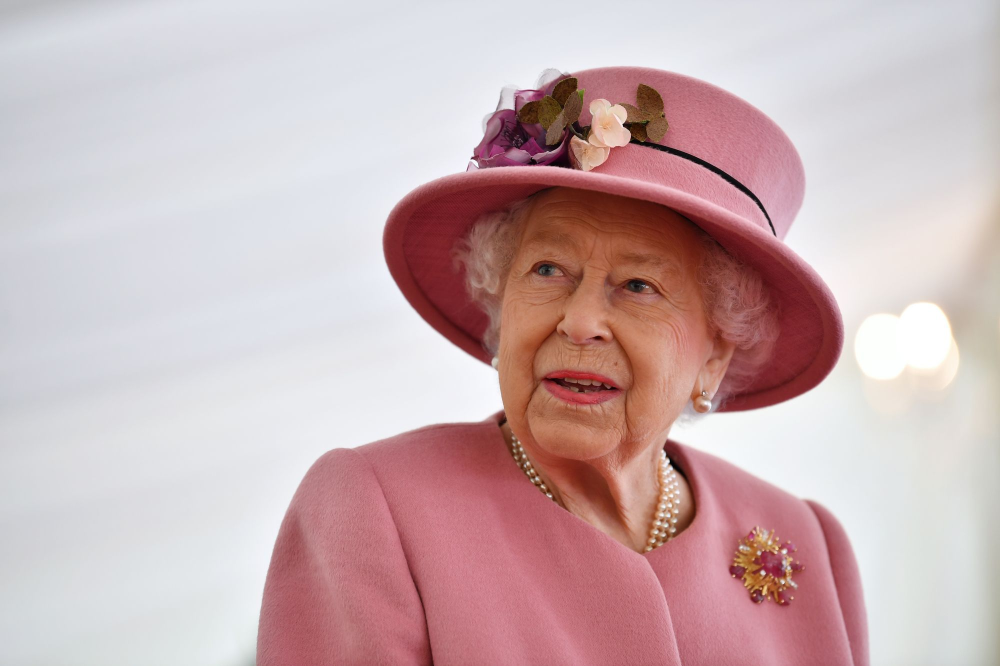
#> input picture dataset/Elizabeth.jpg, 2000 x 1332 px, found by its file name (shown at 1/2 size); its folder holds 4 pictures in this run
$ python main.py   (older library calls are emulated)
#> lines starting #> are read from the running program, lines starting #| are printed output that depends on the picture; pictures that were not available may be replaced by others from this repository, and a replacement may not be noted
### transform_image.py
import os
import cv2
from PIL import Image
import numpy as np
import math


PATH              = os.getcwd()
DATASET_NAME      = "dataset"
DATASET_PATH      = PATH + "/" + DATASET_NAME
ANALYSED_NAME     = "modified"
ANALYSED_PATH     = DATASET_PATH + "/" + ANALYSED_NAME
VECTOR_NAME       = "vector"
VECTOR_PATH       = DATASET_PATH + "/" + VECTOR_NAME
IMAGE_VECTOR_NAME = "image_vector.jpg"

DEST_WIDTH = 178
DEST_HEIGHT = 218
REF_ED = 39
REF_ELX = 69
REF_EY = 110

FACE_CASCADE = cv2.CascadeClassifier('haarcascade_frontalface_default.xml')
EYE_CASCADE  = cv2.CascadeClassifier('haarcascade_eye.xml')

def getImagesList(path):
    return [f for f in os.listdir(path) if os.path.isfile(os.path.join(path, f))]

def distance(p1, p2):
    return math.sqrt( (p1[0] - p2[0]) ** 2 + (p1[1] - p2[1]) ** 2)

def createFolder(path):
    if not os.path.exists(path):
        os.makedirs(path)

# [17 lines left out: function faceDetection, not called in this run]

def detectFace(image):
    image.img = cv2.cvtColor(image.img, cv2.COLOR_BGR2GRAY)
    faces = FACE_CASCADE.detectMultiScale(image.img, 1.1, 6)
    if (len(faces) == 0):
        return image, None
    return image, faces[0]

# [32 lines left out: functions eyesDetection, rotateImage, not called in this run]

def scaleImage(image):
    return image.resize((DEST_WIDTH, DEST_HEIGHT), Image.ANTIALIAS)

# [24 lines left out: functions cropImage, normalizeImage, main, not called in this run]


# [2 lines that do not run on import are left out]

### main.py
import sys
import os
import math
import cv2
import numpy as np
from PIL import Image
import glob
from copy import copy
import transform_image


recognizer = cv2.face.LBPHFaceRecognizer_create()

PATH              = os.getcwd()
DATASET_NAME      = "dataset"
DATASET_PATH      = PATH + "/" + DATASET_NAME
ANALYSED_NAME     = "modified"
ANALYSED_PATH     = DATASET_PATH + "/" + ANALYSED_NAME
BDD_NAME          = "bdd"
BDD_PATH          = PATH + "/" + BDD_NAME
NB_IMAGE_PER_ID   = 30

persons = []

class MyImage:
    def __init__(self, img, personId, fileName):
        self.img = img
        self.personId = personId
        self.fileName = fileName


def getAllFaces(image_list):
    faces = []
    i = 0
    for image in image_list:
        i += 1
        image, face = transform_image.detectFace(image)
        if face is not None:
            faces.append(image)
    return faces

def train(path_list):
    # Read images
    print("\t Lecture des images...")
    images = readImages(path_list)
    print("\t Reconnaissance des visages...")
    imgWithfaces = getAllFaces(images)
    faces =  []
    labels = []
    i = 0
    for image in imgWithfaces:
        faces.append(image.img)
        persons.append(image.personId)
        labels.append(i)
        i = i + 1
    print("\t Entraînement du modèle avec les images...")
    recognizer.train(faces, np.array(labels))


def getImagesList(id_path):
    return [os.path.join(id_path,f) for f in  os.listdir(id_path) if os.path.isfile(os.path.join(id_path, f))]

def getIdDirs():
    return [d for d in os.listdir(BDD_PATH)]

def readImages(path_list):
    image_list = []
    for path in path_list:
        dirName = path.split("/")[-2]
        fileName = path.split("/")[-1][:-4]
        img = cv2.imread(path)
        image_list.append(MyImage(img, dirName, fileName))
    return image_list

def predict(input):
    image = copy(input)
    imageAfterDetection, face = transform_image.detectFace(image)
    if face is None:
        return None
    label, confidence = recognizer.predict(image.img)
    name = persons[label]
    image.img = cv2.imread(BDD_PATH + image.personId + image.fileName)
    return name, confidence

def main(path):
    pathNormalizedImage = transform_image.faceDetection(path)
    if pathNormalizedImage is not None:
        img = cv2.imread(pathNormalizedImage)

        dirName = pathNormalizedImage.split("/")[-2]
        image = MyImage(img, dirName, pathNormalizedImage)

        prediction, confidence = predict(image)
        print("Confidence: ", confidence)
        cv2.imshow("Resultat", cv2.resize(prediction, (400, 500)))
        cv2.waitKey(0)
        cv2.destroyAllWindows()

if __name__ == "__main__":
    ids = getIdDirs()
    train_image_list = []
    valid_image_list = []
    for id in ids:
        new_train_list = getImagesList(os.path.join("./bdd", id))[:int(NB_IMAGE_PER_ID*0.7)]
        for item in new_train_list:
            train_image_list.append(item)
        new_valid_list = getImagesList(os.path.join("./bdd", id))[int(NB_IMAGE_PER_ID*0.7):]
        for item in new_valid_list:
            valid_image_list.append(item)
    train(train_image_list)
#> in readImages, img is the input picture: shape (1332, 2000, 3); mean B, G, R 179.3, 177.2, 202.8
#> in train, `images = readImages(path_list)`: images = 1 item
#> the loop in getAllFaces, `for image in image_list:` made 1 pass
#> (i, face) on pass 1: (1, [1422, 594, 68, 68])
#> pass 1, in detectFace, `image.img = cv2.cvtColor(image.img, cv2.COLOR_BGR2GRAY)`:
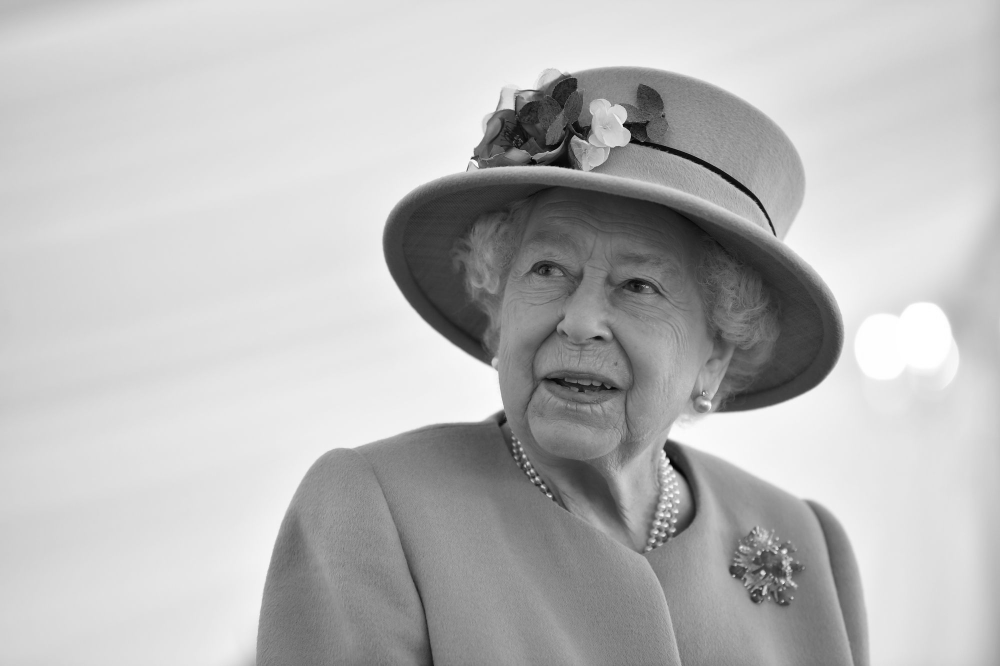
#> image.img: shape (1332, 2000) (shown at 1/2 size); min 0, max 255, mean 185.1
#> after the loop in getAllFaces, `for image in image_list:`: i = 1
#> in train, `imgWithfaces = getAllFaces(images)`: imgWithfaces = 1 item
#> the loop in train, `for image in imgWithfaces:` made 1 pass
#> i on pass 1: 1
#> after the loop in train, `for image in imgWithfaces:`: i = 1; labels = [0]; persons = ['Elizabeth.jpg']
    for image_path in valid_image_list:
        main(image_path)

$ run again, on dataset/caprio.jpg
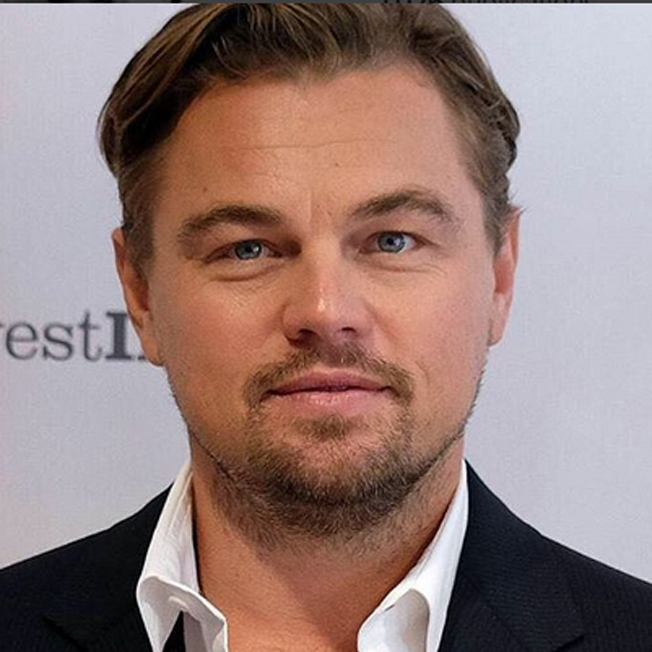
#> input picture dataset/caprio.jpg, 652 x 652 px, found by its file name
#> in readImages, img is the input picture: shape (652, 652, 3); mean B, G, R 122.9, 126.8, 150.6
#> images = 1 item
#> the loop in getAllFaces, `for image in image_list:` made 1 pass
#> (i, face) on pass 1: (1, [113, 76, 420, 420])
#> pass 1, in detectFace, `image.img = cv2.cvtColor(image.img, cv2.COLOR_BGR2GRAY)`:
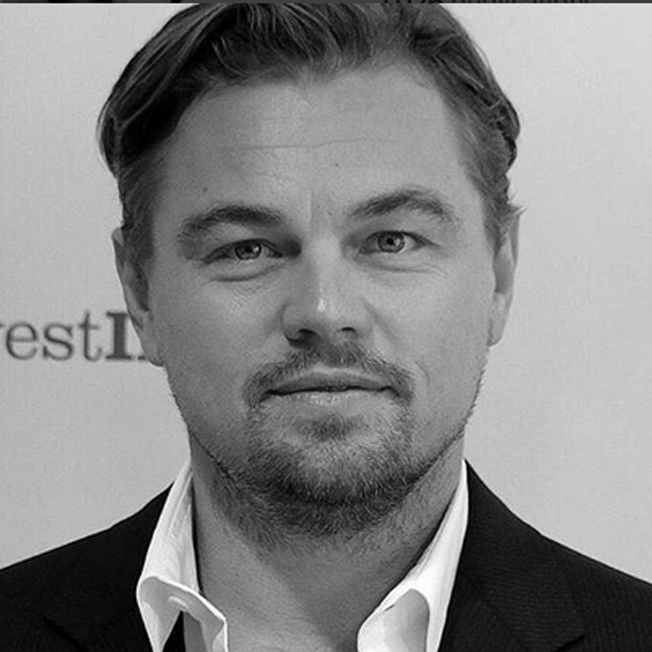
#> image.img: shape (652, 652); min 0, max 255, mean 133.4
#> after the loop in getAllFaces, `for image in image_list:`: i = 1
#> imgWithfaces = 1 item
#> the loop in train, `for image in imgWithfaces:` made 1 pass
#> i on pass 1: 1
#> after the loop in train, `for image in imgWithfaces:`: i = 1; labels = [0]; persons = ['caprio.jpg']

$ run again, on dataset/caprio2.jpg
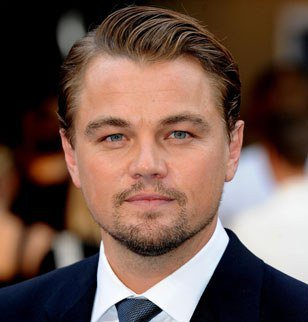
#> input picture dataset/caprio2.jpg, 308 x 322 px, found by its file name
#> in readImages, img is the input picture: shape (322, 308, 3); mean B, G, R 77.5, 86.8, 111.2
#> images = 1 item
#> the loop in getAllFaces, `for image in image_list:` made 1 pass
#> (i, face) on pass 1: (1, [50, 61, 193, 193])
#> pass 1, in detectFace, `image.img = cv2.cvtColor(image.img, cv2.COLOR_BGR2GRAY)`:
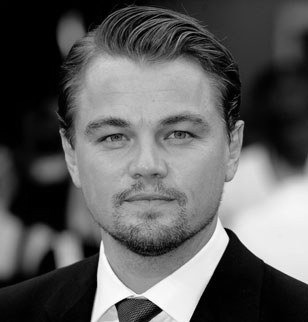
#> image.img: shape (322, 308); min 0, max 255, mean 93
#> after the loop in getAllFaces, `for image in image_list:`: i = 1
#> imgWithfaces = 1 item
#> the loop in train, `for image in imgWithfaces:` made 1 pass
#> i on pass 1: 1
#> after the loop in train, `for image in imgWithfaces:`: i = 1; labels = [0]; persons = ['caprio2.jpg']
